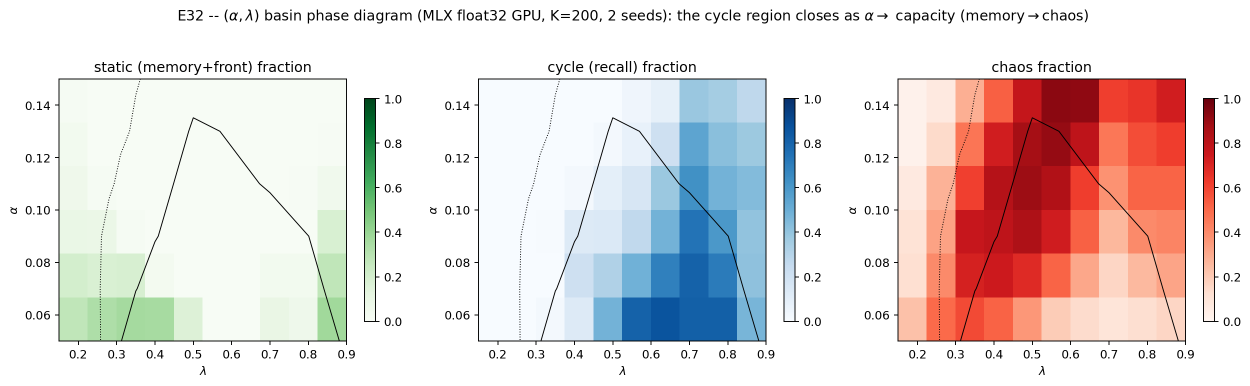
#> input picture figures/experiments/4_attractors_basins_chaos/figAB_alpha_lambda_basins.png, 2500 x 771 px, given in place of N6_multiseed_lyapunov.png, which was not available (shown at 1/2 size)
$ python make_source_contact_sheet.py
#> lines starting #> are read from the running program, lines starting #| are printed output that depends on the picture; pictures that were not available may be replaced by others from this repository, and a replacement may not be noted
#!/usr/bin/env python3
"""Build a read-only visual inventory of the requested source figures."""

# --- repository path bootstrap (added when this tree was packaged for release) ---
import sys as _sys, pathlib as _pl
_R = _pl.Path(__file__).resolve().parent
for _p in (_R, _R.parent / "core", _R.parent / "experiments"):
    if _p.is_dir() and str(_p) not in _sys.path:
        _sys.path.insert(0, str(_p))
# --------------------------------------------------------------------------------


from pathlib import Path

from PIL import Image, ImageDraw, ImageFont

import os as _os
from pathlib import Path as _Path
# --- PATCHED 2026-08-19 by folder reorganisation -----------------------------
# All absolute paths below now resolve from a single root, overridable with the
# CHICAGO_ROOT environment variable.  See ../../REORGANISATION_LOG.md
CHICAGO = _Path(_os.environ.get("CHICAGO_ROOT", "/Users/leoflack/Desktop/Recherche/Chicago"))
# -----------------------------------------------------------------------------


SOURCE_DIR = CHICAGO / "4_campaigns/figure_sources"
EXTRA_DIR = CHICAGO / "4_campaigns/manuscript_audits/agent_redacteur/figures"
OUTPUT = CHICAGO / "4_campaigns/figure_panels/qa/source_contact_sheet.png"

FILES = [
    SOURCE_DIR / "N6_multiseed_lyapunov.png",
    SOURCE_DIR / "figQ_chaos_nature.png",
    SOURCE_DIR / "diagramme de bifurcation v1.png",
    SOURCE_DIR / "fig1_mechanism.png",
    SOURCE_DIR / "figS_front_birth.png",
    SOURCE_DIR / "N4_Figure2.png",
    SOURCE_DIR / "figU_branch_geometry.png",
    SOURCE_DIR / "fold_N10000_a0.05.png",
    SOURCE_DIR / "figZ_alpha_law.png",
    SOURCE_DIR / "figAE_threshold_scaling.png",
    SOURCE_DIR / "N3_E30_seed_aware.png",
    SOURCE_DIR / "N4_Figure3.png",
    SOURCE_DIR / "N2_critical_laws.png",
    SOURCE_DIR / "N4_Figure4.png",
    SOURCE_DIR / "figB_depinning_transition.png",
    SOURCE_DIR / "figE34_invariant_circle.png",
    SOURCE_DIR / "N5A_delay_boundary.png",
    EXTRA_DIR / "E36_implicit_delay.png",
]


def font(size: int):
    candidates = [
        "/System/Library/Fonts/Supplemental/Arial.ttf",
        "/System/Library/Fonts/SFNS.ttf",
    ]
    for candidate in candidates:
        if Path(candidate).exists():
            return ImageFont.truetype(candidate, size)
    return ImageFont.load_default()


def main():
    thumb_w, thumb_h = 520, 330
    label_h, gap = 52, 22
    cols = 3
    rows = (len(FILES) + cols - 1) // cols
    canvas = Image.new(
        "RGB",
        (
            gap + cols * (thumb_w + gap),
            gap + rows * (thumb_h + label_h + gap),
        ),
        "white",
    )
#> canvas: PIL image 1648x2446 RGB; every value is 255
    draw = ImageDraw.Draw(canvas)
    label_font = font(18)
    meta_font = font(14)

    for index, path in enumerate(FILES):
        row, col = divmod(index, cols)
        x0 = gap + col * (thumb_w + gap)
        y0 = gap + row * (thumb_h + label_h + gap)
        image = Image.open(path).convert("RGB")
        original_size = image.size
#> original_size = (2500, 771)
        image.thumbnail((thumb_w, thumb_h), Image.Resampling.LANCZOS)
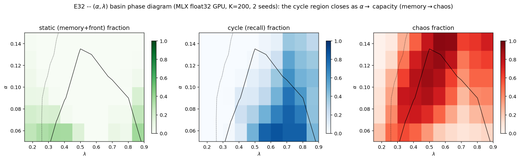
#> image: PIL image 520x160 RGB; mean R, G, B 227.5, 216.1, 215
        px = x0 + (thumb_w - image.width) // 2
#> px = 22
        py = y0 + (thumb_h - image.height) // 2
#> py = 107
        canvas.paste(image, (px, py))
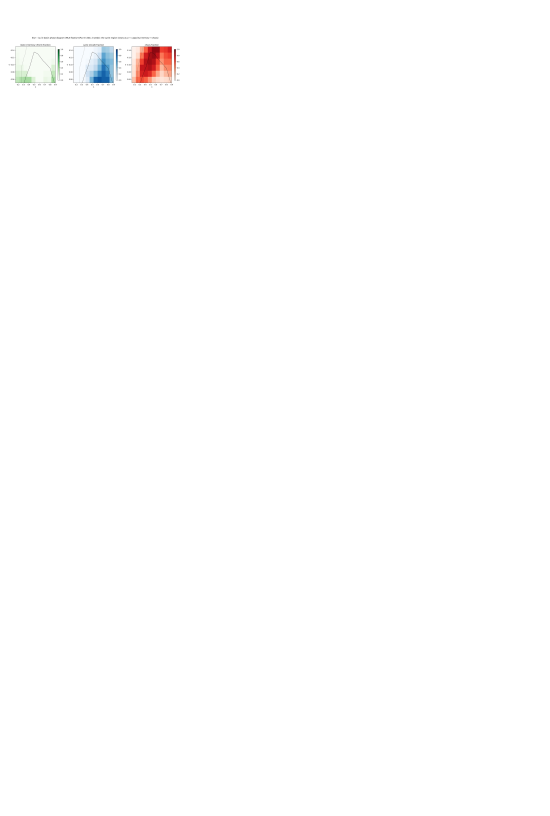
#> canvas: PIL image 1648x2446 RGB (shown at 1/3 size); mean R, G, B 254.4, 254.2, 254.2
        draw.rectangle(
            (x0, y0, x0 + thumb_w, y0 + thumb_h),
            outline="#B9C2CC",
            width=2,
        )
        draw.text(
            (x0, y0 + thumb_h + 5),
            f"{index + 1:02d}. {path.name}",
            fill="#15212B",
            font=label_font,
        )
        draw.text(
            (x0, y0 + thumb_h + 29),
            f"{original_size[0]} x {original_size[1]} px",
            fill="#637181",
            font=meta_font,
        )
#> pass 2 of the loop in main, `for index, path in enumerate(FILES):`:
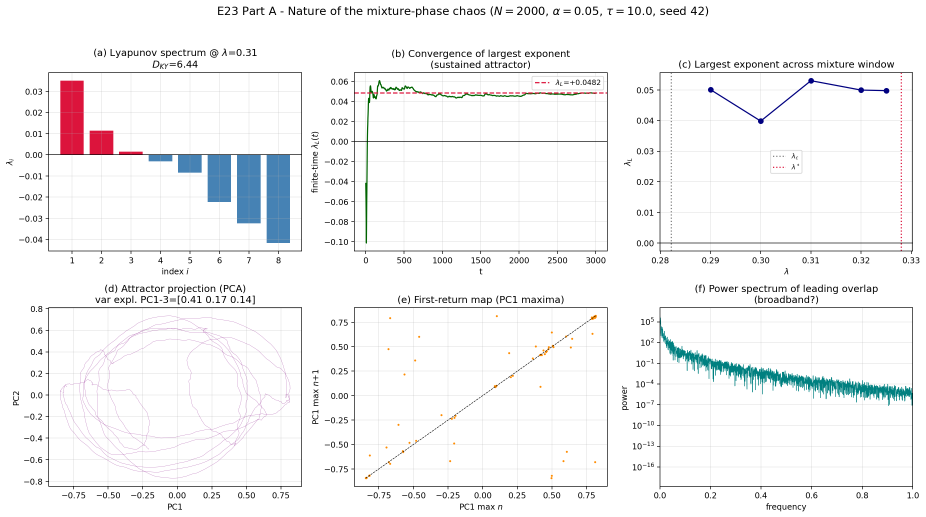
#> input picture figures/experiments/4_attractors_basins_chaos/figQ_chaos_nature.png, 2778 x 1551 px, found by its file name (shown at 1/3 size)
#> in main, `image.thumbnail((thumb_w, thumb_h), Image.Resampling.LANCZOS)`:
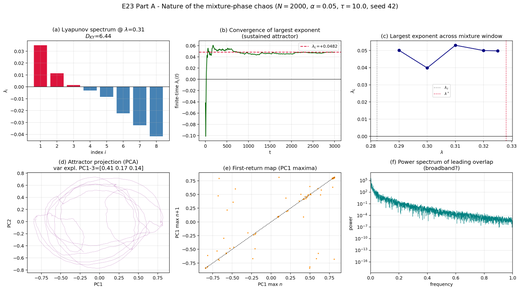
#> image: PIL image 520x290 RGB; mean R, G, B 243.7, 243.9, 244.8
#> in main, `canvas.paste(image, (px, py))`:
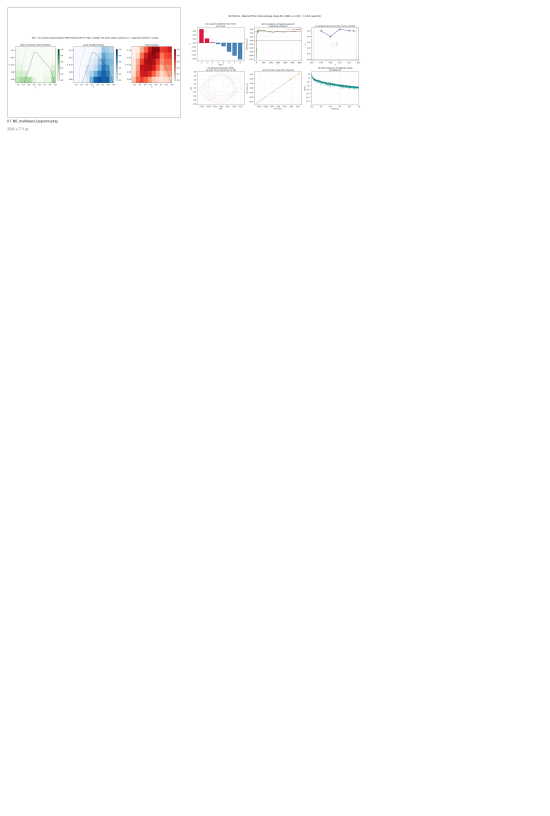
#> canvas: PIL image 1648x2446 RGB (shown at 1/3 size); mean R, G, B 253.9, 253.7, 253.7
#> pass 3 of the loop in main, `for index, path in enumerate(FILES):`:
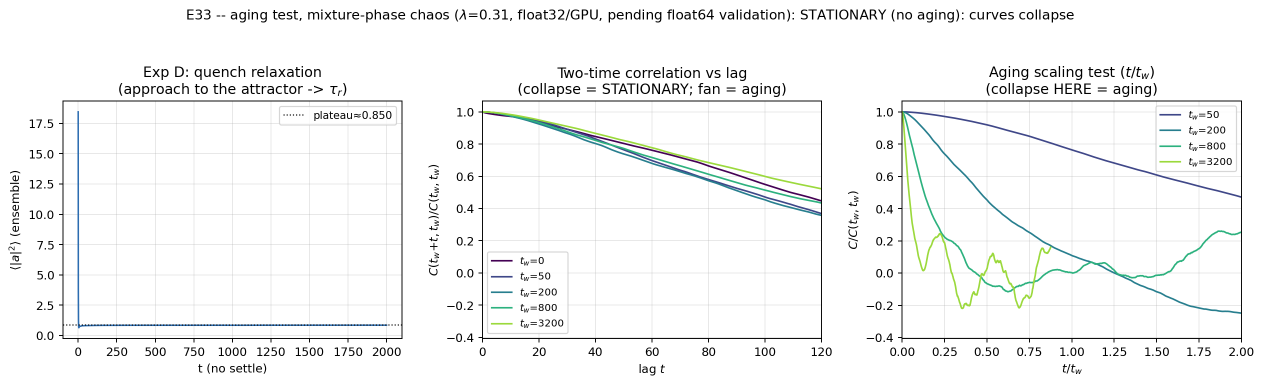
#> input picture figures/experiments/4_attractors_basins_chaos/figAC_aging_twotime.png, 2525 x 770 px, given in place of diagramme de bifurcation v1.png, which was not available (shown at 1/2 size)
#> in main, `image.thumbnail((thumb_w, thumb_h), Image.Resampling.LANCZOS)`:
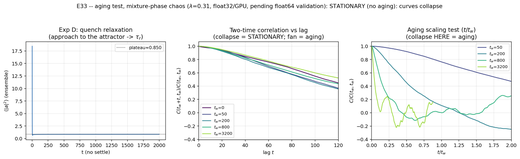
#> image: PIL image 520x159 RGB; mean R, G, B 244.1, 245, 244.7
#> in main, `canvas.paste(image, (px, py))`:
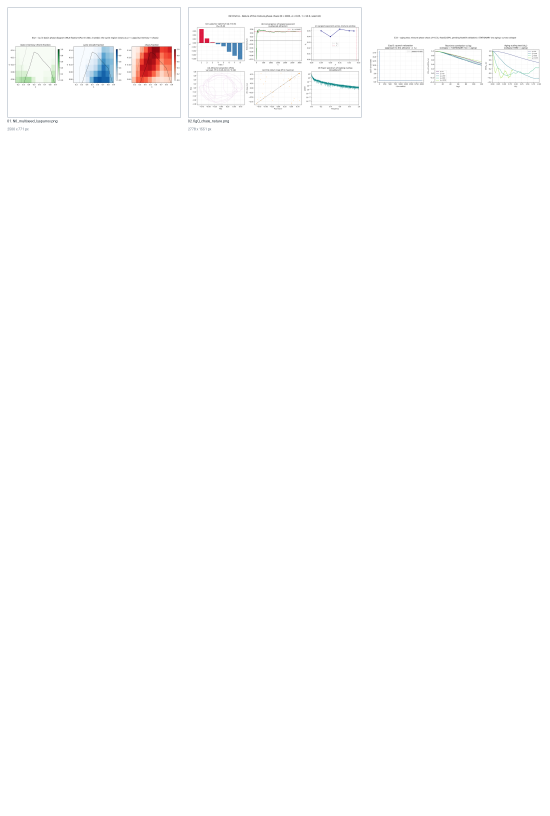
#> canvas: PIL image 1648x2446 RGB (shown at 1/3 size); mean R, G, B 253.6, 253.4, 253.5
#> the loop made 6 passes; the first 3 are shown

    OUTPUT.parent.mkdir(parents=True, exist_ok=True)
    canvas.save(OUTPUT, dpi=(150, 150))


if __name__ == "__main__":
#> (the run stopped early here; a loop or call above may not have finished)
